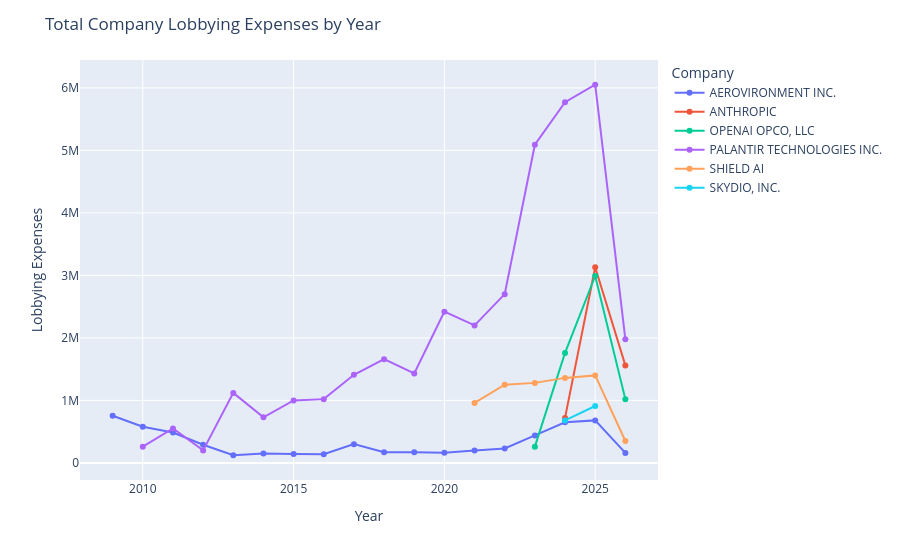

Notebook cell for this chart:
### Code cell
# Graphing each companies summed expenses per year

df_yearly = df_deduped.groupby(['client_name', 'filing_year'])['expenses'].sum().reset_index()

fig = px.line(df_yearly, x='filing_year', y='expenses', color='client_name', markers=True,
              labels={'filing_year': 'Year', 'expenses': 'Lobbying Expenses', 'client_name': 'Company'})
fig.update_layout(hoverlabel=dict(bgcolor='white', font_color='black', bordercolor='lightgrey'))
fig.update_layout(title='Total Company Lobbying Expenses by Year')

fig.show()

fig.write_image('Viz/Company_change_expenses_by_year.svg', scale=2)

### Figure 1 — Plotly figure (JSON) as saved in the notebook; plotly's stock layout.template omitted (floating-point values rounded to 4 significant figures)
{"data": [{"hovertemplate": "Company=AEROVIRONMENT INC.<br>Year=%{x}<br>Lobbying Expenses=%{y}<extra></extra>", "legendgroup": "AEROVIRONMENT INC.", "line": {"color": "#636efa", "dash": "solid"}, "marker": {"symbol": "circle"}, "mode": "lines+markers", "name": "AEROVIRONMENT INC.", "orientation": "v", "showlegend": true, "type": "scatter", "x": [2009, 2010, 2011, 2012, 2013, 2014, 2015, 2016, 2017, 2018, 2019, 2020, 2021, 2022, 2023, 2024, 2025, 2026], "xaxis": "x", "y": [753000.0, 577000.0, 485000.0, 290000.0, 122000.0, 150000.0, 142000.0, 140000.0, 300000.0, 170000.0, 170000.0, 164000.0, 200000.0, 230000.0, 440000.0, 650000.0, 680000.0, 160000.0], "yaxis": "y"}, {"hovertemplate": "Company=ANTHROPIC<br>Year=%{x}<br>Lobbying Expenses=%{y}<extra></extra>", "legendgroup": "ANTHROPIC", "line": {"color": "#EF553B", "dash": "solid"}, "marker": {"symbol": "circle"}, "mode": "lines+markers", "name": "ANTHROPIC", "orientation": "v", "showlegend": true, "type": "scatter", "x": [2024, 2025, 2026], "xaxis": "x", "y": [720000.0, 3130000.0, 1560000.0], "yaxis": "y"}, {"hovertemplate": "Company=OPENAI OPCO, LLC<br>Year=%{x}<br>Lobbying Expenses=%{y}<extra></extra>", "legendgroup": "OPENAI OPCO, LLC", "line": {"color": "#00cc96", "dash": "solid"}, "marker": {"symbol": "circle"}, "mode": "lines+markers", "name": "OPENAI OPCO, LLC", "orientation": "v", "showlegend": true, "type": "scatter", "x": [2023, 2024, 2025, 2026], "xaxis": "x", "y": [260000.0, 1760000.0, 2990000.0, 1020000.0], "yaxis": "y"}, {"hovertemplate": "Company=PALANTIR TECHNOLOGIES INC.<br>Year=%{x}<br>Lobbying Expenses=%{y}<extra></extra>", "legendgroup": "PALANTIR TECHNOLOGIES INC.", "line": {"color": "#ab63fa", "dash": "solid"}, "marker": {"symbol": "circle"}, "mode": "lines+markers", "name": "PALANTIR TECHNOLOGIES INC.", "orientation": "v", "showlegend": true, "type": "scatter", "x": [2010, 2011, 2012, 2013, 2014, 2015, 2016, 2017, 2018, 2019, 2020, 2021, 2022, 2023, 2024, 2025, 2026], "xaxis": "x", "y": [260000.0, 550000.0, 200000.0, 1120000.0, 730000.0, 1000000.0, 1020000.0, 1410000.0, 1660000.0, 1430000.0, 2420000.0, 2200000.0, 2700000.0, 5090000.0, 5770000.0, 6050000.0, 1980000.0], "yaxis": "y"}, {"hovertemplate": "Company=SHIELD AI<br>Year=%{x}<br>Lobbying Expenses=%{y}<extra></extra>", "legendgroup": "SHIELD AI", "line": {"color": "#FFA15A", "dash": "solid"}, "marker": {"symbol": "circle"}, "mode": "lines+markers", "name": "SHIELD AI", "orientation": "v", "showlegend": true, "type": "scatter", "x": [2021, 2022, 2023, 2024, 2025, 2026], "xaxis": "x", "y": [960000.0, 1250000.0, 1280000.0, 1360000.0, 1400000.0, 350000.0], "yaxis": "y"}, {"hovertemplate": "Company=SKYDIO, INC.<br>Year=%{x}<br>Lobbying Expenses=%{y}<extra></extra>", "legendgroup": "SKYDIO, INC.", "line": {"color": "#19d3f3", "dash": "solid"}, "marker": {"symbol": "circle"}, "mode": "lines+markers", "name": "SKYDIO, INC.", "orientation": "v", "showlegend": true, "type": "scatter", "x": [2024, 2025], "xaxis": "x", "y": [680000.0, 910000.0], "yaxis": "y"}], "layout": {"hoverlabel": {"bgcolor": "white", "bordercolor": "lightgrey", "font": {"color": "black"}}, "legend": {"title": {"text": "Company"}, "tracegroupgap": 0}, "margin": {"t": 60}, "title": {"text": "Total Company Lobbying Expenses by Year"}, "xaxis": {"anchor": "y", "domain": [0, 1], "title": {"text": "Year"}}, "yaxis": {"anchor": "x", "domain": [0, 1], "title": {"text": "Lobbying Expenses"}}}}
